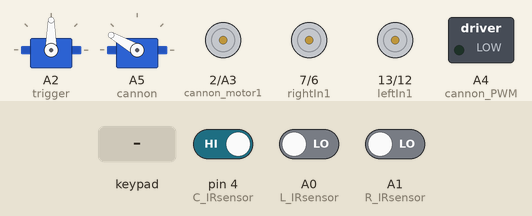
Recording of a sketch running on a simulated Arduino Uno, built with avr-gcc and run on an emulated ATmega328P. Parts: 2 × servo, motor-driver pin pairs drawn as motors (green arrow = first pin HIGH = forward, orange = second pin HIGH = backward, longer = more drive, scaled by the enable pin), switched loads named in the sketch (green lamp = pin HIGH). The test bench sets the inputs (shaded band); at power-on: pin 4 (C_IRsensor) HIGH, A1 (R_IRsensor) LOW, A0 (L_IRsensor) LOW. What the sketch prints to the serial monitor is not drawn.

Above: at 3.28 s.
3.3 s: key 'U' pressed
At 3.48 s:
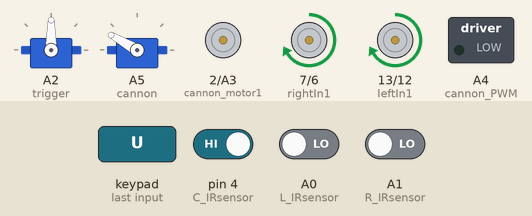
6.3 s: key 'D' pressed
9.3 s: pin 4 (C_IRsensor) driven LOW
At 9.54 s:
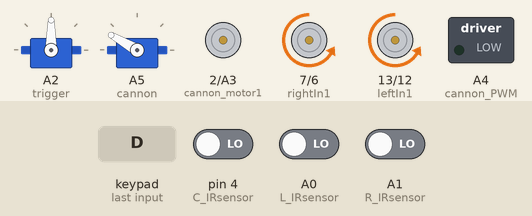
12.3 s: A1 (R_IRsensor) driven HIGH
15.3 s: key 'O' pressed
At 16.15 s:
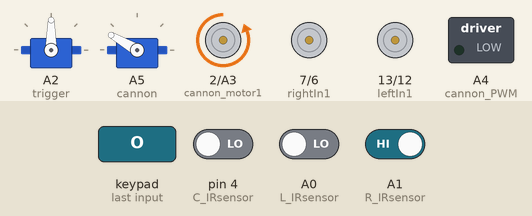
18.3 s: A0 (L_IRsensor) driven HIGH
At 18.4 s:
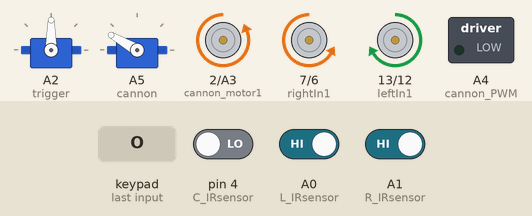
Timing chart, 0 to 22.3 s (numbered marks = the images above; inputs shaded):
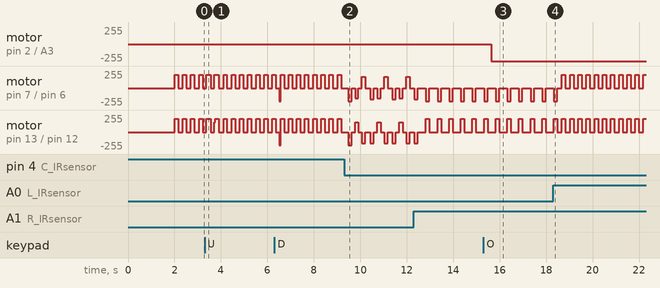

Measured:
- after the input at 15.3 s, motor on pin 2 (cannon_motor1) / A3 (cannon_motor2): stopped → backward 255/255 after 0.33 s
- after the input at 18.3 s, motor on pin 13 (leftIn1) / pin 12 (leftIn2): alternates forward 200/255 for 0.15 s and stopped for 0.20 s, starting after 0.38 s
- by itself, motor on pin 7 (rightIn1) / pin 6 (rightIn2): repeats every 0.35 s: stopped 0.20 s, forward 200/255 0.15 s
- by itself, motor on pin 13 (leftIn1) / pin 12 (leftIn2): alternates forward 200/255 for 0.15 s and stopped for 0.35 s

The sketch:

final_term_.ino
```cpp
#include<PS2X_lib.h>
#include <Servo.h>


//PS2設定
PS2X ps2x;
int error = 0;
byte type = 0;
byte vibrate = 0;
int tmp = 0;

 //發射器板機伺服馬達
Servo trigger;
//砲管調角度伺服馬達
Servo cannon;

//設定手把
int psdata = 8;
int pscmd = 9;
int psclk = 10;
int psatt = 11;
//設定馬達
//右輪馬達
int rightIn1 = 7;
int rightIn2 = 6;
int rightPWM = 3;
//左輪馬達
int leftIn1 = 13;
int leftIn2 = 12;
int leftPWM = 5;
//砲台馬達
int cannon_motor1 = 2;
int cannon_motor2 = A3;
int cannon_PWM = A4;
//砲台伺服馬達
//卡榫伺服馬達
//紅外線感測
const int L_IRsensor = A0;
const int C_IRsensor = 4;
const int R_IRsensor = A1;
int Ldigit, Cdigit, Rdigit;
//模式切換，true為非0，false為0
bool mode = true;


void move_(int right_speed, int left_speed);
void IRsensor (int L,int C,int R);
void setup() {
  // put your setup code here, to run once:
    //手把角位設定
    pinMode(psdata,OUTPUT);
    pinMode(pscmd,OUTPUT);
    pinMode(psatt,OUTPUT);
    pinMode(psclk,OUTPUT);
    //右邊輪子馬達
    pinMode(rightIn1,OUTPUT);
    pinMode(rightIn2,OUTPUT);
    pinMode(rightPWM,OUTPUT);
    //左邊輪子馬達
    pinMode(leftIn1,OUTPUT);
    pinMode(leftIn2,OUTPUT);
    pinMode(leftPWM,OUTPUT);
    //感測器
    pinMode(L_IRsensor,INPUT);
    pinMode(C_IRsensor,INPUT);
    pinMode(R_IRsensor,INPUT);
    //砲台馬達
    pinMode(cannon_motor1,OUTPUT);
    pinMode(cannon_motor2,OUTPUT);
    pinMode(cannon_PWM,OUTPUT);

    //卡榫設定
     trigger.attach(A2);
     trigger.write(90);
     delay(1000);

     //砲台伺服設定
     cannon.attach(A5);
     cannon.write(150);
     delay(1000);

     Serial.begin(57600);


    //手把設定程式
    Serial.begin(57600);
    Serial.println("start wire");
    do
  {
    error = ps2x.config_gamepad(psclk, pscmd, psatt, psdata, true, true);
    if (error == 0)
    {
      Serial.println("Controller has been connected");
    }
          Serial.println("qq");

  }
  while(error!=0);

  type = ps2x.readType();

  switch (type) {
    case 0:
      Serial.println("Unknown Controller type");
      break;
    case 1:
      Serial.println("DualShock Controller Found");
      break;
    case 2:
      Serial.println("GuitarHero Controller Found");
      break;
  }

}


void loop() {
  if(mode == true)
  {
     Ldigit = digitalRead(L_IRsensor);
     Cdigit = digitalRead(C_IRsensor);
     Rdigit = digitalRead(R_IRsensor);
     if(Ldigit == 1)
        Serial.println("左邊黑色");
     else
        Serial.println("左邊白色");

     if(Rdigit == 1)
        Serial.println("右邊黑色");
     else
        Serial.println("右邊白色");
    IRsensor (Ldigit, Cdigit, Rdigit);

  }
  //若布林值為true，則執行手把程式
    //手把按鈕設定
    //設定馬達以vibrate 速度震動
    ps2x.read_gamepad(false, vibrate);
    //下方為按鈕指令
    //前進
    if (ps2x.Button(PSB_PAD_UP)) {
      Serial.println("pad up");
      move_(150,150);
  }
    //後退
    else if (ps2x.ButtonPressed(PSB_PAD_DOWN)) {
        Serial.println("pad down");
        move_(-200,-150);
    }
    //右轉
    else if (ps2x.Button(PSB_PAD_RIGHT)) {
        Serial.println("pad right");
        move_(-150,150);

    }
    //左轉
    else if (ps2x.Button(PSB_PAD_LEFT)) {
        Serial.println("pad left");
        move_(150,-150);
    }

    //停止所有馬達
    else if (ps2x.Button(PSB_RED)){
        Serial.println("red");
        move_(0,0);
        digitalWrite(cannon_motor1, LOW);
        digitalWrite(cannon_motor2, HIGH);
        analogWrite(cannon_PWM,0);


    }
    //發射器馬達轉緊
    else if (ps2x.Button(PSB_GREEN)){
        Serial.println("green");
        digitalWrite(cannon_motor1, HIGH);
        digitalWrite(cannon_motor2, LOW);
        analogWrite(cannon_PWM,255);
    }
    //放鬆發射器馬達
    else if(ps2x.Button(PSB_PINK)){
        Serial.println("pink");
        digitalWrite(cannon_motor1, LOW);
        digitalWrite(cannon_motor2, HIGH);
        analogWrite(cannon_PWM,255);
    }
    //發射器板機垂直（卡住）
    else if(ps2x.Button(PSB_R1)){
      Serial.println("R1");
      trigger.write(0);

    }
    //發射器板機水平（鬆開板機）
    else if (ps2x.Button(PSB_R2)){
      Serial.println("R2");
      trigger.write(90);

    }
    //發射器砲管調角度
    else if(ps2x.Button(PSB_L1)){
      Serial.println("L1");
      cannon.write(120);
    }
    else if(ps2x.Button(PSB_L2)){
      Serial.println("L1");
      cannon.write(150);
    }
    //切換模式
    else if(ps2x.Button(PSB_BLUE)){
        Serial.println("blue");
        if(mode == true){
          mode = false;
        }
        else {
          mode = true;
        }
        Serial.println(mode);
    }
    else {

      Serial.println("no cmd");
     }
    delay(50);


}

//車子底部左右輪
void move_(int right_speed, int left_speed)
{
  //若r_speed ＝ 0, 還是會向前轉，但速度是零
  // r_s = 255, l_s = 255：往前, r_s = -255, l_s = -255：往後
  // r_s = 255, l_s = -255：往左, r_s = -255, l_s = 255：往右
  if (right_speed >= 0)
  {
    digitalWrite(rightIn1, HIGH);
    digitalWrite(rightIn2, LOW);
  }
  else
  {
    digitalWrite(rightIn1, LOW);
    digitalWrite(rightIn2, HIGH);
  }

  if (left_speed >= 0)
  {
    digitalWrite(leftIn1, HIGH);
    digitalWrite(leftIn2, LOW);
  }
  else
  {
    digitalWrite(leftIn1, LOW);
    digitalWrite(leftIn2, HIGH);
  }
  // 控制速度的程式
  analogWrite(rightPWM, abs(left_speed));
  analogWrite(leftPWM, abs(left_speed));

}
void IRsensor (int L,int C,int R)  {

//1為黑，0為白
  int counter = 0;
  //前進
  if ((L==0 and C==1 and R==0) or (L==1 and C==0 and R==1) or (L==0 and C==1 and R==1) or (L==1 and C==1 and R==0))
  {

      move_(200,200);
      delay(150);
      move_(0,0);
      delay(150);

          while(digitalRead(L_IRsensor)==0 and digitalRead(C_IRsensor)==0 and digitalRead(R_IRsensor)==0)
          {
             delay(150);

             move_(-150,-150);
             delay(150);
             move_(0,0);
             delay(150);
             //先右轉
             if(digitalRead(L_IRsensor)==0 and digitalRead(C_IRsensor)==0 and digitalRead(R_IRsensor)==0)
             {
                move_(-150, 150);
                delay(150);
                move_(0,0);
                delay(150);
                //再左轉
                if(digitalRead(L_IRsensor)==0 and digitalRead(C_IRsensor)==0 and digitalRead(R_IRsensor)==0)
             {
                      move_(170,-170);
                      delay(150);
                      move_(0,0);
                      delay(50);
             }


          }
        }
  }


  //右轉
  if(L==0 and C==0 and R==1)
  {
      delay(150);
      move_(-150, 200);
      delay(150);
      move_(0,0);
      delay(150);
      //若超出範圍就左轉
          while(digitalRead(L_IRsensor)==0 and digitalRead(C_IRsensor)==0 and digitalRead(R_IRsensor)==0)
          {
             delay(150);
             counter++;
             move_(150,0);
             delay(150);
             move_(0,0);
             delay(150);

             //再右轉
             if(counter>=2)
             {
                 move_(-150,150);
                 delay(150);
                 move_(0,0);
                 delay(50);
                 break;

             }


          }

  }

  //左轉
  if(L==1 and C==0 and R==0)
  {
      delay(150);
      move_(220, -170);
      delay(150);
      move_(0,0);
      delay(150);
      //若超出範圍就右轉
          while(digitalRead(L_IRsensor)==0 and digitalRead(C_IRsensor)==0 and digitalRead(R_IRsensor)==0)
          {
            delay(150);
             counter++;
             move_(0,200);
             delay(150);
             move_(0,0);
             delay(150);

             if(counter>=2)
             {
                 move_(150,-150);
                 delay(150);
                 move_(0,0);
                  delay(50);
                 break;

             }

          }
  }
  //停止
  if(L==1 and C==1 and R==1)
  {
    move_(0, 0);
    delay(150);
  }

  while(digitalRead(L_IRsensor)==0 and digitalRead(C_IRsensor)==0 and digitalRead(R_IRsensor)==0)
          {
             delay(150);

             move_(-150,-150);
             delay(150);
             move_(0,0);
             delay(150);
             //先右轉
             if(digitalRead(L_IRsensor)==0 and digitalRead(C_IRsensor)==0 and digitalRead(R_IRsensor)==0)
             {
                move_(-150, 150);
                delay(150);
                move_(0,0);
                delay(150);
                //再左轉
                if(digitalRead(L_IRsensor)==0 and digitalRead(C_IRsensor)==0 and digitalRead(R_IRsensor)==0)
                {
                      move_(200,-170);
                      delay(150);
                      move_(0,0);
                      delay(50);
                }
             }

  }

}
```
